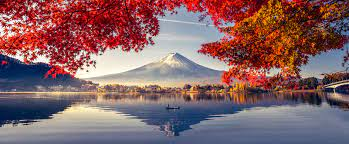
#> input picture Image_working_with_OpenCV/nature.jpg, 349 x 144 px
$ python 'Bgr To GrayScale.py'
#> lines starting #> are read from the running program, lines starting #| are printed output that depends on the picture
import cv2 as cv
import numpy as np

img1 = cv.imread("nature.jpg")
#> img1 is the input picture: shape (144, 349, 3); mean B, G, R 101.2, 98.1, 133.7
img2 = cv.imread("fun.jpg")
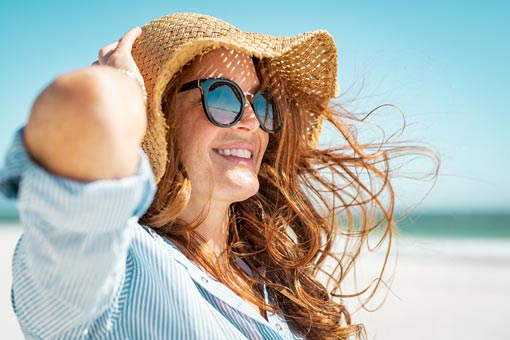
#> input picture Image_working_with_OpenCV/fun.jpg, 510 x 340 px
#> img2 is the input picture: shape (340, 510, 3); mean B, G, R 172.2, 180.8, 178.4
img3 = cv.imread("download.jpg")
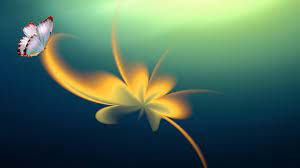
#> input picture Image_working_with_OpenCV/download.jpg, 300 x 168 px
#> img3 is the input picture: shape (168, 300, 3); mean B, G, R 89.6, 107, 75.6
h , w = img2.shape[:2]
#> h = 340; w = 510
gray = np.zeros((h,w),dtype=np.uint8)
for i in range((img2.shape[0])):
    for j in range(img2.shape[1]):
       gray[i,j] = (0.07 * img2[i,j,0]) + (0.72 * img2[i,j,1]) + (0.21 * img2[i,j,2])
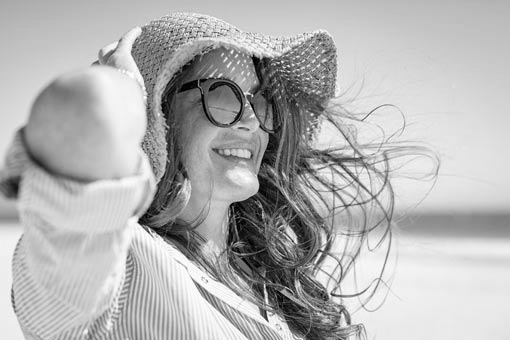
#> gray: shape (340, 510); min 0, max 255, mean 179.1
cv.imshow("new",img2)
cv.imshow("gray",gray)
cv.waitKey(0)
cv.destroyAllWindows()
